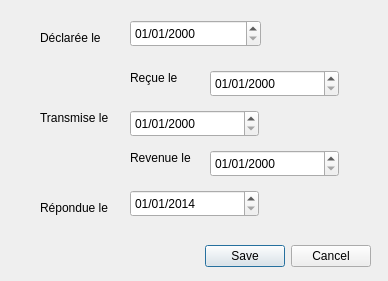
<?xml version="1.0" encoding="UTF-8"?>
<ui version="4.0">
 <class>DICTDialogCloture</class>
 <widget class="QDialog" name="DICTDialogCloture">
  <property name="windowModality">
   <enum>Qt::WindowModal</enum>
  </property>
  <property name="geometry">
   <rect>
    <x>0</x>
    <y>0</y>
    <width>388</width>
    <height>281</height>
   </rect>
  </property>
  <property name="windowTitle">
   <string>Clôturer DT/DICT/DC/ATU</string>
  </property>
  <widget class="QDialogButtonBox" name="buttonBox">
   <property name="geometry">
    <rect>
     <x>30</x>
     <y>240</y>
     <width>341</width>
     <height>32</height>
    </rect>
   </property>
   <property name="orientation">
    <enum>Qt::Horizontal</enum>
   </property>
   <property name="standardButtons">
    <set>QDialogButtonBox::Cancel|QDialogButtonBox::Save</set>
   </property>
  </widget>
  <widget class="QLabel" name="label">
   <property name="geometry">
    <rect>
     <x>40</x>
     <y>30</y>
     <width>101</width>
     <height>16</height>
    </rect>
   </property>
   <property name="text">
    <string>Déclarée le</string>
   </property>
  </widget>
  <widget class="QLabel" name="label_2">
   <property name="geometry">
    <rect>
     <x>130</x>
     <y>70</y>
     <width>81</width>
     <height>16</height>
    </rect>
   </property>
   <property name="text">
    <string>Reçue le</string>
   </property>
  </widget>
  <widget class="QLabel" name="label_3">
   <property name="geometry">
    <rect>
     <x>40</x>
     <y>110</y>
     <width>111</width>
     <height>16</height>
    </rect>
   </property>
   <property name="text">
    <string>Transmise le</string>
   </property>
  </widget>
  <widget class="QLabel" name="label_4">
   <property name="geometry">
    <rect>
     <x>130</x>
     <y>150</y>
     <width>81</width>
     <height>16</height>
    </rect>
   </property>
   <property name="text">
    <string>Revenue le</string>
   </property>
  </widget>
  <widget class="QLabel" name="label_5">
   <property name="geometry">
    <rect>
     <x>40</x>
     <y>200</y>
     <width>101</width>
     <height>16</height>
    </rect>
   </property>
   <property name="text">
    <string>Répondue le</string>
   </property>
  </widget>
  <widget class="QgsDateTimeEdit" name="mDateTimeEditDeclaration">
   <property name="geometry">
    <rect>
     <x>130</x>
     <y>20</y>
     <width>131</width>
     <height>27</height>
    </rect>
   </property>
   <property name="displayFormat">
    <string>dd/MM/yyyy</string>
   </property>
  </widget>
  <widget class="QgsDateTimeEdit" name="mDateTimeEditReception">
   <property name="geometry">
    <rect>
     <x>210</x>
     <y>70</y>
     <width>129</width>
     <height>27</height>
    </rect>
   </property>
   <property name="displayFormat">
    <string>dd/MM/yyyy</string>
   </property>
  </widget>
  <widget class="QgsDateTimeEdit" name="mDateTimeEditTransmission">
   <property name="geometry">
    <rect>
     <x>130</x>
     <y>110</y>
     <width>129</width>
     <height>27</height>
    </rect>
   </property>
   <property name="displayFormat">
    <string>dd/MM/yyyy</string>
   </property>
  </widget>
  <widget class="QgsDateTimeEdit" name="mDateTimeEditRetour">
   <property name="geometry">
    <rect>
     <x>210</x>
     <y>150</y>
     <width>129</width>
     <height>27</height>
    </rect>
   </property>
   <property name="displayFormat">
    <string>dd/MM/yyyy</string>
   </property>
  </widget>
  <widget class="QgsDateTimeEdit" name="mDateTimeEditReponse">
   <property name="geometry">
    <rect>
     <x>130</x>
     <y>190</y>
     <width>129</width>
     <height>27</height>
    </rect>
   </property>
   <property name="dateTime">
    <datetime>
     <hour>0</hour>
     <minute>0</minute>
     <second>0</second>
     <year>2014</year>
     <month>1</month>
     <day>1</day>
    </datetime>
   </property>
   <property name="maximumDateTime">
    <datetime>
     <hour>23</hour>
     <minute>59</minute>
     <second>59</second>
     <year>2100</year>
     <month>12</month>
     <day>31</day>
    </datetime>
   </property>
   <property name="minimumDateTime">
    <datetime>
     <hour>0</hour>
     <minute>0</minute>
     <second>0</second>
     <year>2014</year>
     <month>1</month>
     <day>1</day>
    </datetime>
   </property>
   <property name="minimumDate">
    <date>
     <year>2014</year>
     <month>1</month>
     <day>1</day>
    </date>
   </property>
   <property name="displayFormat">
    <string>dd/MM/yyyy</string>
   </property>
  </widget>
 </widget>
 <customwidgets>
  <customwidget>
   <class>QgsDateTimeEdit</class>
   <extends>QDateTimeEdit</extends>
   <header>qgsdatetimeedit.h</header>
  </customwidget>
 </customwidgets>
 <resources/>
 <connections>
  <connection>
   <sender>buttonBox</sender>
   <signal>accepted()</signal>
   <receiver>DICTDialogCloture</receiver>
   <slot>accept()</slot>
   <hints>
    <hint type="sourcelabel">
     <x>248</x>
     <y>254</y>
    </hint>
    <hint type="destinationlabel">
     <x>157</x>
     <y>274</y>
    </hint>
   </hints>
  </connection>
  <connection>
   <sender>buttonBox</sender>
   <signal>rejected()</signal>
   <receiver>DICTDialogCloture</receiver>
   <slot>reject()</slot>
   <hints>
    <hint type="sourcelabel">
     <x>316</x>
     <y>260</y>
    </hint>
    <hint type="destinationlabel">
     <x>286</x>
     <y>274</y>
    </hint>
   </hints>
  </connection>
 </connections>
 <designerdata>
  <property name="gridDeltaX">
   <number>10</number>
  </property>
  <property name="gridDeltaY">
   <number>10</number>
  </property>
  <property name="gridSnapX">
   <bool>true</bool>
  </property>
  <property name="gridSnapY">
   <bool>true</bool>
  </property>
  <property name="gridVisible">
   <bool>true</bool>
  </property>
 </designerdata>
</ui>
